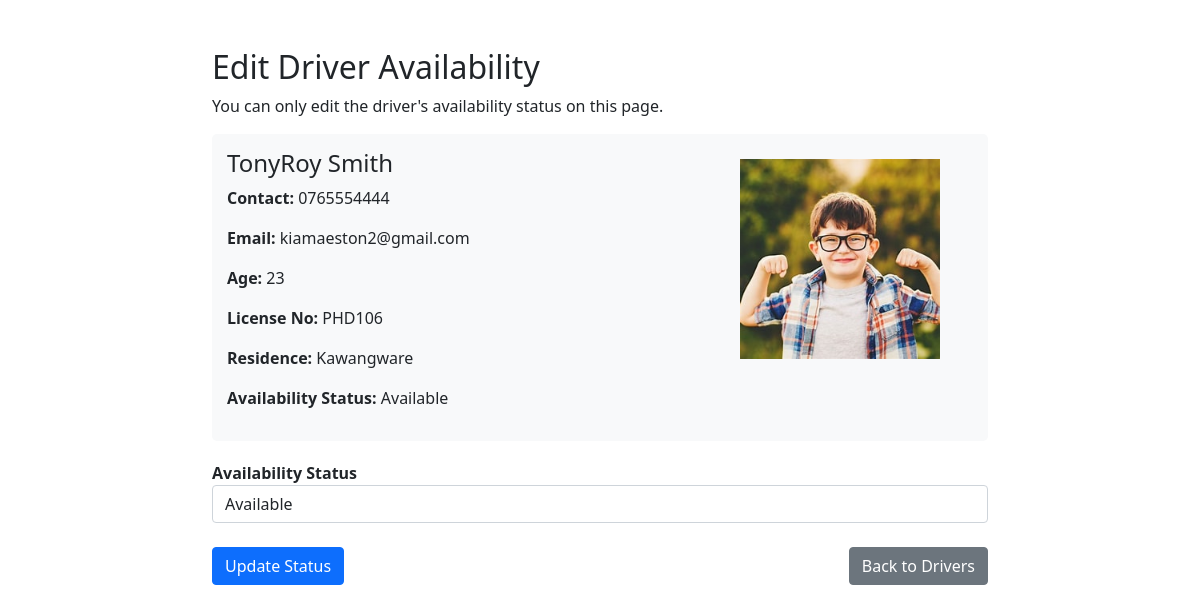
/admin/edit_driver.php?id=1 (signed in), run on the app's committed database.
### tables this page shows
CREATE TABLE `drivers` (
  `driver_id` int(11) NOT NULL,
  `name` varchar(100) NOT NULL,
  `contact_no` varchar(15) NOT NULL,
  `residence` text NOT NULL,
  `age` int(11) NOT NULL CHECK (`age` between 18 and 70),
  `driving_license_no` varchar(50) NOT NULL,
  `license_image` varchar(255) NOT NULL,
  `email` varchar(255) NOT NULL,
  `password` varchar(255) NOT NULL,
  `profile_picture` varchar(255) DEFAULT NULL,
  `availability_status` enum('Available','Unavailable') DEFAULT 'Available',
  `reset_token` varchar(255) DEFAULT NULL,
  `token_expiration` datetime DEFAULT NULL
);

### admin/edit_driver.php (the view, shortened to what this page needs)
<?php
require 'include/db_connection.php';
$driver_id = $name = $contact_no = $residence = $age = $driving_license_no = $email = $profile_picture = $license_image = "";
$availability_status = "";
if(isset($_POST["driver_id"]) && !empty($_POST["driver_id"])){
    $driver_id = $_POST["driver_id"];
    $availability_status = isset($_POST["availability_status"]) ? $_POST["availability_status"] : "Available";
    $sql = "UPDATE drivers SET availability_status = ? WHERE driver_id = ?";
    if($stmt = mysqli_prepare($conn, $sql)){
        mysqli_stmt_bind_param($stmt, "si", $param_availability_status, $param_driver_id);
        $param_availability_status = $availability_status;
        $param_driver_id = $driver_id;
        if(mysqli_stmt_execute($stmt)){
            $success_msg = "Driver availability status updated successfully.";
        } else{
            $error_msg = "Oops! Something went wrong. Please try again later. Error: " . mysqli_error($conn);
        }
        mysqli_stmt_close($stmt);
    }
} else {
    if(isset($_GET["id"]) && !empty(trim($_GET["id"]))){
        $sql = "SELECT * FROM drivers WHERE driver_id = ?";
        if($stmt = mysqli_prepare($conn, $sql)){
            mysqli_stmt_bind_param($stmt, "i", $param_driver_id);
            if(mysqli_stmt_execute($stmt)){
                $result = mysqli_stmt_get_result($stmt);
                if(mysqli_num_rows($result) == 1){
                    $row = mysqli_fetch_array($result, MYSQLI_ASSOC);
                    $name = $row["name"];
                    $contact_no = $row["contact_no"];
                    $residence = $row["residence"];
                    $age = $row["age"];
                    $driving_license_no = $row["driving_license_no"];
                    $email = $row["email"];
                    $profile_picture = $row["profile_picture"];
                    $availability_status = $row["availability_status"];
                } else{
                    header("location: error.php");
                    exit();
                }
            } else{
                $error_msg = "Oops! Something went wrong. Please try again later.";
            }
        }
    } else{
        header("location: error.php");
        exit();
    }
}
?>
<!DOCTYPE html>
<html lang="en">
<head>
    <link rel="stylesheet" href="https://cdnjs.cloudflare.com/ajax/libs/bootstrap/5.1.3/css/bootstrap.min.css">
</head>
<body>
    <div class="wrapper">
        <div class="container-fluid">
            <div class="row">
                <div class="col-md-12">
                    <h2 class="mt-5">Edit Driver Availability</h2>
                    <p>You can only edit the driver's availability status on this page.</p>
                    <div class="driver-info">
                        <div class="row">
                            <div class="col-md-8">
                                <h4><?php echo htmlspecialchars($name); ?></h4>
                                <p><strong>Contact:</strong> <?php echo htmlspecialchars($contact_no); ?></p>
                                <p><strong>Email:</strong> <?php echo htmlspecialchars($email); ?></p>
                                <p><strong>Age:</strong> <?php echo htmlspecialchars($age); ?></p>
                                <p><strong>License No:</strong> <?php echo htmlspecialchars($driving_license_no); ?></p>
                                <p><strong>Residence:</strong> <?php echo htmlspecialchars($residence); ?></p>
                                <p><strong>Availability Status:</strong> <?php echo htmlspecialchars($availability_status); ?></p>
                            </div>
                            <div class="col-md-4">
                                <?php if(!empty($profile_picture)): ?>
                                    <img src="/driver/<?php echo $profile_picture; ?>" class="preview-image" alt="Profile Picture">
                                <?php endif; ?>
                            </div>
                        </div>
                    </div>
                    <form action="<?php echo htmlspecialchars($_SERVER["PHP_SELF"]); ?>" method="post">
                        <div class="form-group mb-3">
                            <label><strong>Availability Status</strong></label>
                            <select name="availability_status" class="form-control">
                                <option value="Available" <?php echo ($availability_status == "Available") ? "selected" : ""; ?>>Available</option>
                            </select>
                        </div>
                        <div class="d-flex justify-content-between mt-4">
                            <input type="submit" class="btn btn-primary" value="Update Status">
                            <a href="driverslist.php" class="btn btn-secondary">Back to Drivers</a>
                        </div>
                    </form>
                </div>
            </div>
        </div>
    </div>
</body>
</html>

### admin/edit_driver.php (style rules this page uses)
.wrapper { width: 800px; margin: 0 auto; }
.preview-image { max-width: 200px; max-height: 200px; margin-top: 10px; }
.driver-info { margin-bottom: 20px; padding: 15px; background-color: #f8f9fa; border-radius: 5px; }

### data on the page
drivers: name "TonyRoy Smith", contact_no "0765554444", email "kiamaeston2@gmail.com", age "23", driving_license_no "PHD106", residence "Kawangware", availability_status "Available", profile_picture (picture)
